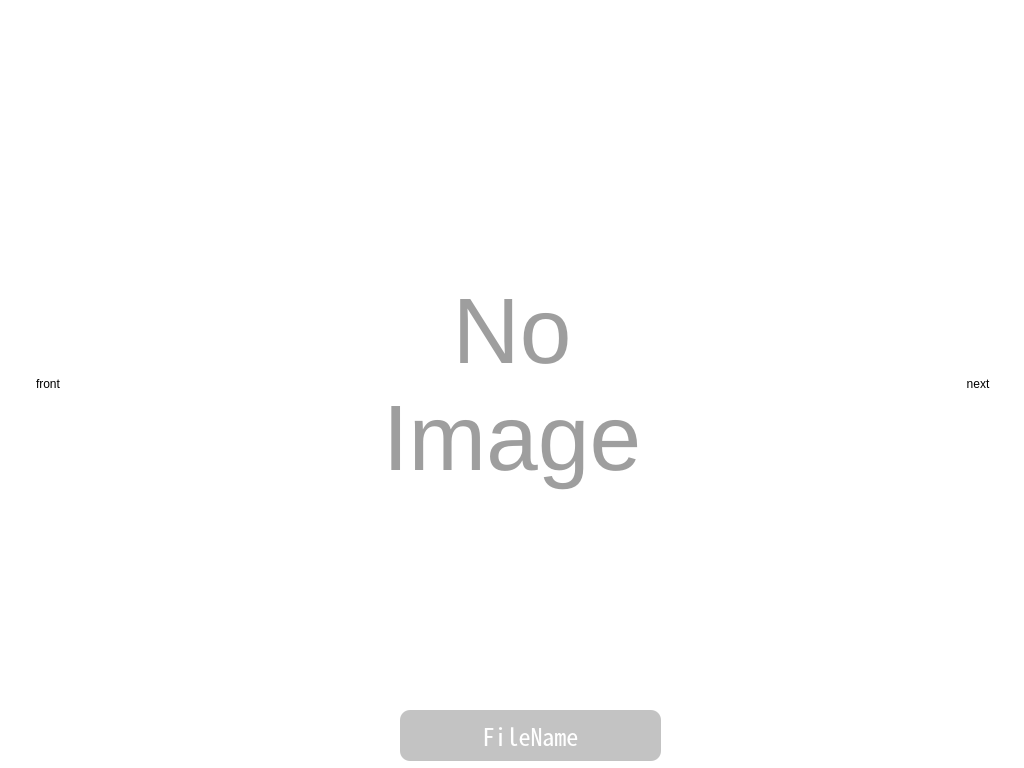
<?xml version="1.0" encoding="UTF-8"?>
<ui version="4.0">
 <class>ImagePreviewer</class>
 <widget class="QWidget" name="ImagePreviewer">
  <property name="geometry">
   <rect>
    <x>0</x>
    <y>0</y>
    <width>1024</width>
    <height>768</height>
   </rect>
  </property>
  <property name="sizePolicy">
   <sizepolicy hsizetype="Fixed" vsizetype="Fixed">
    <horstretch>0</horstretch>
    <verstretch>0</verstretch>
   </sizepolicy>
  </property>
  <property name="windowTitle">
   <string>MainWidget</string>
  </property>
  <property name="styleSheet">
   <string notr="true">QToolButton{
background-color: rgba(255, 255, 255, 0);
}</string>
  </property>
  <widget class="QToolButton" name="next_btn">
   <property name="geometry">
    <rect>
     <x>930</x>
     <y>336</y>
     <width>96</width>
     <height>96</height>
    </rect>
   </property>
   <property name="focusPolicy">
    <enum>Qt::NoFocus</enum>
   </property>
   <property name="text">
    <string>next</string>
   </property>
   <property name="icon">
    <iconset resource="icons.qrc">
     <normaloff>:/icons/icons8-right-96.png</normaloff>:/icons/icons8-right-96.png</iconset>
   </property>
   <property name="iconSize">
    <size>
     <width>96</width>
     <height>96</height>
    </size>
   </property>
   <property name="autoRaise">
    <bool>true</bool>
   </property>
  </widget>
  <widget class="QToolButton" name="front_btn">
   <property name="geometry">
    <rect>
     <x>0</x>
     <y>336</y>
     <width>96</width>
     <height>96</height>
    </rect>
   </property>
   <property name="text">
    <string>front</string>
   </property>
   <property name="icon">
    <iconset resource="icons.qrc">
     <normaloff>:/icons/icons8-left-96.png</normaloff>:/icons/icons8-left-96.png</iconset>
   </property>
   <property name="iconSize">
    <size>
     <width>96</width>
     <height>96</height>
    </size>
   </property>
   <property name="autoRaise">
    <bool>true</bool>
   </property>
  </widget>
  <widget class="QPushButton" name="show">
   <property name="geometry">
    <rect>
     <x>0</x>
     <y>0</y>
     <width>1024</width>
     <height>768</height>
    </rect>
   </property>
   <property name="sizePolicy">
    <sizepolicy hsizetype="Fixed" vsizetype="Fixed">
     <horstretch>0</horstretch>
     <verstretch>0</verstretch>
    </sizepolicy>
   </property>
   <property name="focusPolicy">
    <enum>Qt::NoFocus</enum>
   </property>
   <property name="styleSheet">
    <string notr="true">border:none;
background-color: rgba(255, 255, 255, 0);</string>
   </property>
   <property name="text">
    <string/>
   </property>
  </widget>
  <widget class="QLabel" name="imageLB">
   <property name="geometry">
    <rect>
     <x>0</x>
     <y>0</y>
     <width>1024</width>
     <height>768</height>
    </rect>
   </property>
   <property name="font">
    <font>
     <pointsize>70</pointsize>
    </font>
   </property>
   <property name="styleSheet">
    <string notr="true">
color: rgb(158, 158, 158);
background-color: rgb(255, 255, 255);</string>
   </property>
   <property name="text">
    <string>No 
Image</string>
   </property>
   <property name="alignment">
    <set>Qt::AlignCenter</set>
   </property>
  </widget>
  <widget class="QToolButton" name="quitBtn">
   <property name="enabled">
    <bool>true</bool>
   </property>
   <property name="geometry">
    <rect>
     <x>820</x>
     <y>650</y>
     <width>201</width>
     <height>121</height>
    </rect>
   </property>
   <property name="styleSheet">
    <string notr="true">background-color: transparent;</string>
   </property>
   <property name="text">
    <string/>
   </property>
   <property name="iconSize">
    <size>
     <width>48</width>
     <height>48</height>
    </size>
   </property>
   <property name="toolButtonStyle">
    <enum>Qt::ToolButtonIconOnly</enum>
   </property>
   <property name="autoRaise">
    <bool>true</bool>
   </property>
  </widget>
  <widget class="QLabel" name="fileNameLB">
   <property name="geometry">
    <rect>
     <x>400</x>
     <y>710</y>
     <width>261</width>
     <height>51</height>
    </rect>
   </property>
   <property name="font">
    <font>
     <family>Noto Sans Mono CJK TC</family>
     <pointsize>18</pointsize>
     <weight>50</weight>
     <bold>false</bold>
    </font>
   </property>
   <property name="styleSheet">
    <string notr="true">QLabel{
background-color: rgba(0, 0, 0, 60);
border-radius: 10px;

color:white;
}
</string>
   </property>
   <property name="text">
    <string>FileName</string>
   </property>
   <property name="alignment">
    <set>Qt::AlignCenter</set>
   </property>
  </widget>
  <zorder>imageLB</zorder>
  <zorder>show</zorder>
  <zorder>next_btn</zorder>
  <zorder>front_btn</zorder>
  <zorder>quitBtn</zorder>
  <zorder>fileNameLB</zorder>
 </widget>
 <layoutdefault spacing="6" margin="11"/>
 <resources>
  <include location="icons.qrc"/>
 </resources>
 <connections/>
</ui>
